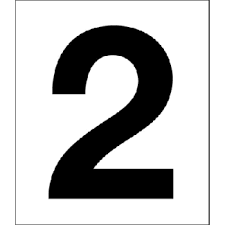
#> input picture ML/day_8/two.png, 225 x 225 px
$ jupyter execute 'Classifying Numbers-Tau.ipynb'   (shell and % lines are left out)
#> lines starting #> are read from the running program, lines starting #| are printed output that depends on the picture; after the words box and inside, x2 and y2 are one past the last pixel; in counts of white or black regions, pixels touching at a corner belong together
[cell 1]
import numpy as np
import pandas as pd
import matplotlib.pyplot as plt

[cell 2]
from sklearn.datasets import load_digits

[cell 3]
d=load_digits()

[cell 4]
d.keys()

[cell 5]
d.data

[cell 6]
print(d.data)

[cell 7]
print(d.values)

[cell 8]
print(d.DESCR)

[cell 9]
x=d.data
y=d.target

[cell 10]
x
y

[cell 11]
x
x.min()

[cell 12]
y
x

[cell 13]
print(x.shape)

[cell 14]
#x[x>7]=x.max()
#x[x<=7]=x.min()
import cv2

[cell 15]
ret,thres=cv2.threshold(x,0,16,cv2.THRESH_BINARY)

[cell 16]
ret

[cell 17]
thres.max()

[cell 18]
thres=thres/16.0
thres.shape

[cell 19]
img=thres[0:1]

[cell 20]
print(y[0:1])
plt.imshow(img.reshape((8,8)),cmap='binary')
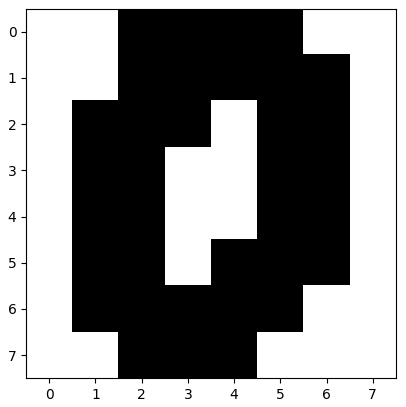
#> figure drawn by matplotlib, 1 panel

[cell 21]
from sklearn.cross_validation import train_test_split

[cell 22]
x_train,x_test,y_train,y_test=train_test_split(x,y,test_size=0.2,random_state=0)

[cell 23]
from sklearn.linear_model import LogisticRegression
from sklearn.neighbors import KNeighborsClassifier
from sklearn.svm import SVC
from sklearn.tree import DecisionTreeClassifier
from sklearn.ensemble import RandomForestClassifier

[cell 24]
lr=LogisticRegression(C=10.0)
kn=KNeighborsClassifier(n_neighbors=3)
sv=SVC(C=10.0,probability=True)
dt=DecisionTreeClassifier()
rf=RandomForestClassifier(n_estimators=100)

[cell 25]
lr.fit(x_train,y_train)
kn.fit(x_train,y_train)
sv.fit(x_train,y_train)
dt.fit(x_train,y_train)
rf.fit(x_train,y_train)

[cell 26]
y_lr=lr.predict(x_test)
y_kn=kn.predict(x_test)
y_sv=sv.predict(x_test)
y_dt=dt.predict(x_test)
y_rf=rf.predict(x_test)

[cell 27]
from sklearn.metrics import confusion_matrix,classification_report

[cell 28]
cm_lr=confusion_matrix(y_test,y_lr)
cm_kn=confusion_matrix(y_test,y_kn)
cm_sv=confusion_matrix(y_test,y_sv)
cm_dt=confusion_matrix(y_test,y_dt)
cm_rf=confusion_matrix(y_test,y_rf)

cr_lr=classification_report(y_test,y_lr)
cr_kn=classification_report(y_test,y_kn)
cr_sv=classification_report(y_test,y_sv)
cr_dt=classification_report(y_test,y_dt)
cr_rf=classification_report(y_test,y_rf)

[cell 29]
import seaborn as sb

[cell 30]
sb.heatmap(cm_lr,annot=True,cmap='summer',cbar=None)
plt.title('LogisticRegression')
plt.show()
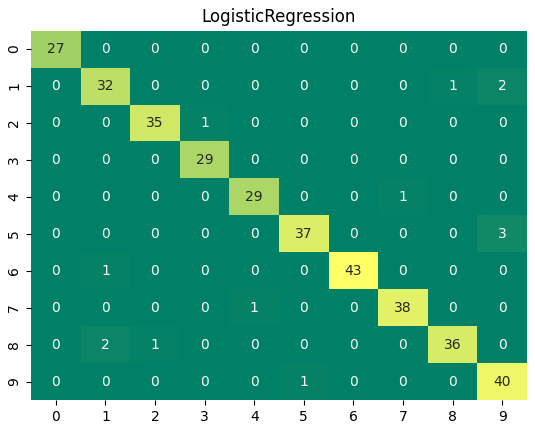
#> figure drawn by matplotlib, 1 panel
sb.heatmap(cm_kn,annot=True,cmap='winter',cbar=None)
plt.title('KnearestNeighbour')
plt.show()
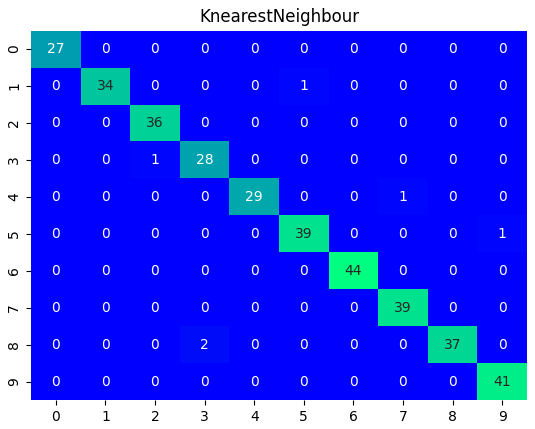
#> figure drawn by matplotlib, 1 panel
sb.heatmap(cm_sv,annot=True,cmap='cool',cbar=None)
plt.title('SVM')
plt.show()
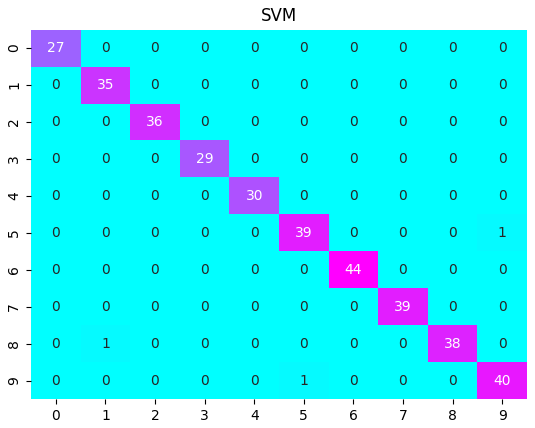
#> figure drawn by matplotlib, 1 panel
sb.heatmap(cm_dt,annot=True,cmap='spring',cbar=None)
plt.show()
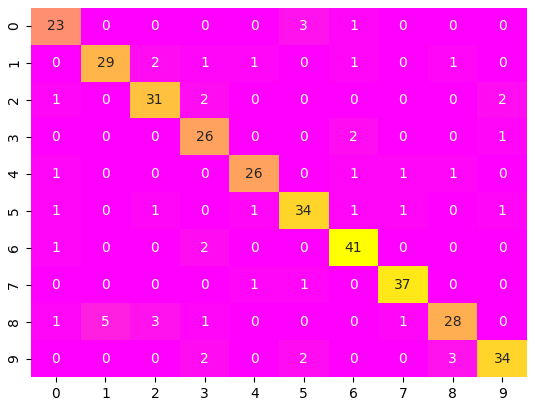
#> figure drawn by matplotlib, 1 panel
sb.heatmap(cm_rf,annot=True,cmap='autumn',cbar=None)
plt.title('random forest')
plt.show()
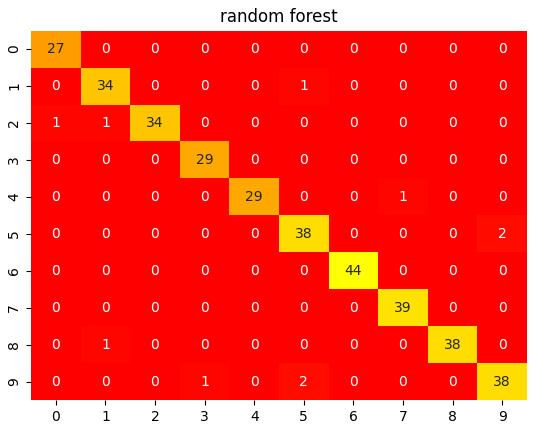
#> figure drawn by matplotlib, 1 panel

[cell 31]
import cv2

[cell 32]
im=cv2.imread('two.png',0)
#> im is the input picture: shape (225, 225); min 0, max 255, mean 191.6

[cell 33]
im.max()
#> Out = 255

[cell 34]
im.shape
#> Out = (225, 225)

[cell 35]
im.min()
#> Out = 0

[cell 36]
ret,thres=cv2.threshold(im,0,255,cv2.THRESH_BINARY_INV)
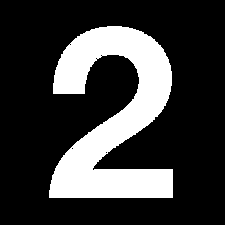
#> thres: shape (225, 225); 23.1% white; 1 white region, box (x1, y1, x2, y2) and area: (49, 26, 173, 198) 11677

[cell 37]
ret

[cell 38]
thres.shape
#> Out = (225, 225)

[cell 39]
im1=cv2.resize(thres,(8,8))

[cell 40]
im1.shape
#> Out = (8, 8)

[cell 41]
test=im1.reshape((1,64))

[cell 42]
test

[cell 43]
plt.imshow(im1)
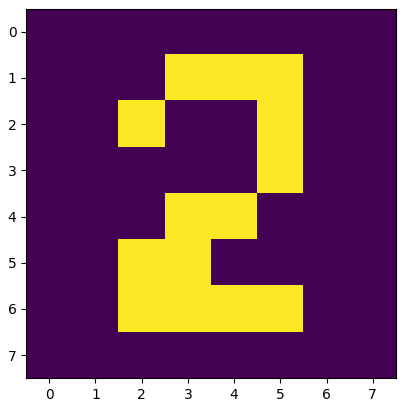
#> figure drawn by matplotlib, 1 panel

[cell 44]
print(lr.predict(test))
#| [2]
